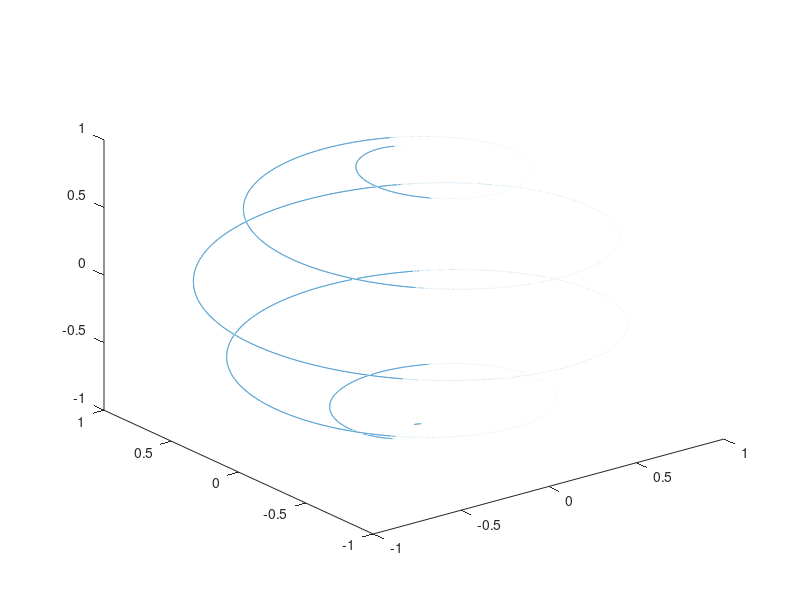
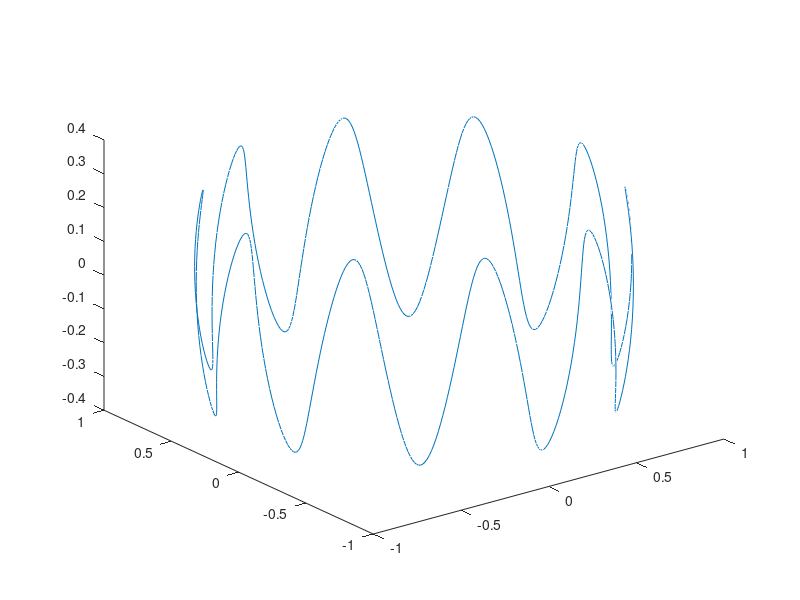

Recreate these plots in MATLAB, in order.
c=5
t=0:0.001:10*pi;
x = sin(t/(2*c)).*cos(t);
y = sin(t/(2*c)).*sin(t);
z = cos(t/(2*c));

figure (1)
plot3 (x,y,z)

a=10;b=1;c=0.3;
t=0:0.01:2*pi;
x2 = cos(t).*sqrt(b*b-(c*c).*(cos(a*t)).*(cos(a*t)));
y2 = sin(t).*sqrt(b*b-(c*c).*(cos(a*t)).*(cos(a*t)));
z2 = c * cos(a*t);

figure(2)
plot3 (x2,y2,z2)